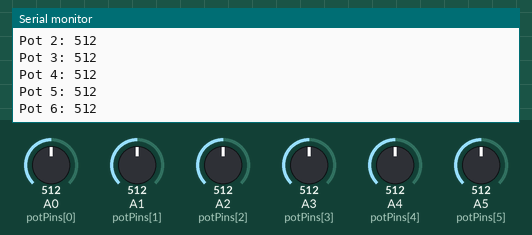
The sketch below on a simulated Arduino Uno, built with avr-gcc and run on an emulated ATmega328P. On the bench: the last lines printed to the serial monitor. The inputs (shaded band) are chosen by the test bench; at power-on: A0 (potPins[0]) = 512, A1 (potPins[1]) = 512, A2 (potPins[2]) = 512, A3 (potPins[3]) = 512, A4 (potPins[4]) = 512, A5 (potPins[5]) = 512.

Above: at 1.3 s.
1.4 s: A0 (potPins[0]) set to 716
2.9 s: A1 (potPins[1]) set to 716
4.4 s: A2 (potPins[2]) set to 716
5.9 s: A3 (potPins[3]) set to 716
At 6.43 s:
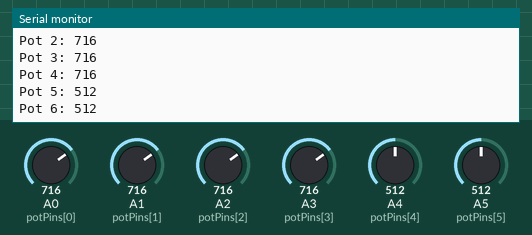
7.4 s: A4 (potPins[4]) set to 716
At 7.95 s:
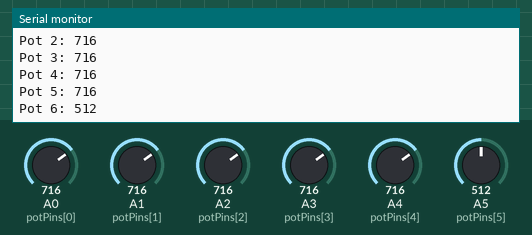
8.9 s: A5 (potPins[5]) set to 716
At 9.47 s:
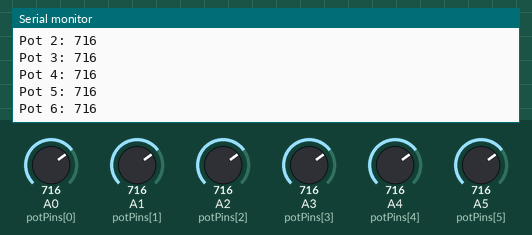
Timing chart, 0 to 11.4 s (numbered marks = the images above; inputs shaded):
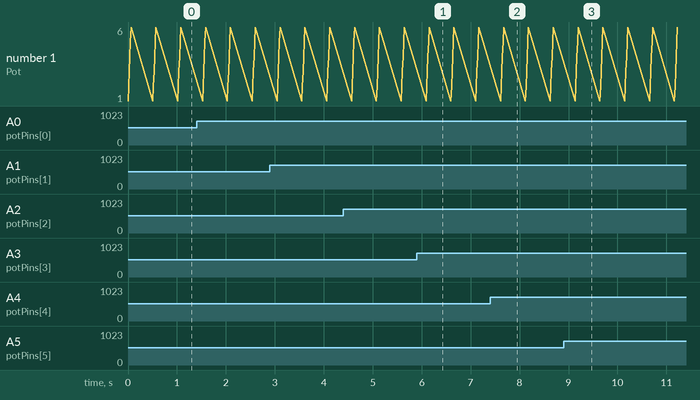

The sketch:

SuperController_0_to5_analog_test.ino
```cpp
const int numPots = 6;
const int potPins[] = {A0, A1, A2, A3, A4, A5};

void setup() {
  Serial.begin(9600);

  // Set the analog pins as inputs
  for (int i = 0; i < numPots; i++) {
    pinMode(potPins[i], INPUT);
  }
}

void loop() {
  // Read and print analog values from potentiometers
  for (int i = 0; i < numPots; i++) {
    int potValue = analogRead(potPins[i]);
    Serial.print("Pot ");
    Serial.print(i + 1);
    Serial.print(": ");
    Serial.println(potValue);
  }

  // Add a delay to make the Serial Monitor output readable
  delay(500);
}
```

Measured:
- after the input at 5.9 s, the serial monitor: prints a new line after 0.23 s (image 1)
- after the input at 7.4 s, the serial monitor: prints a new line after 0.26 s (image 2)
- after the input at 8.9 s, the serial monitor: prints a new line after 0.30 s (image 3)
